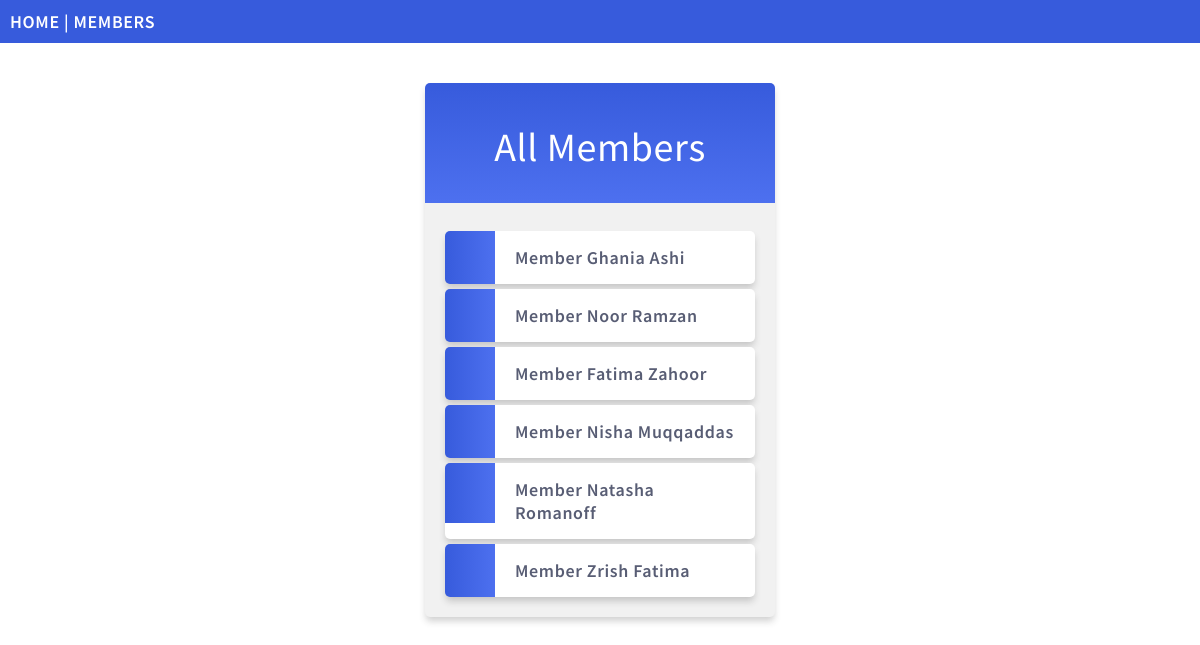
/members/ (signed in), run on the app's committed database.
### members/models.py (models this page shows, shortened)
class Member(models.Model):
    fname = models.CharField(max_length=255)
    lname = models.CharField(max_length=255)
    phone = models.IntegerField(null=True)
    joined_date = models.DateField(null=True)
    slug = models.SlugField(default="", null=False)

### members/views.py (the view)
# urls.py: path('', include('members.urls')),
@login_required(login_url='login')
def members(request):
    allmembers = Member.objects.all().values()
    context = {'allmembers': allmembers,}
    return render(request, "all_members.html", context)

### members/templates/all_members.html (shortened to what this page needs)
{% extends "master.html" %}
{% block content %}
<div class="mycard">
    <h1>All Members</h1>
    <ul>
        {% for x in allmembers %}
        <li onclick="window.location='details/{{ x.slug }}'">
            {% with fun='Member' %}
            {{fun}}
            {% endwith %}
            {{ x.fname }} {{ x.lname }}
        </li>
        {% empty %}
        <li>No Members</li>
        {% endfor %}
    </ul>
</div>
{% endblock %}

### members/templates/master.html (shortened to what this page needs)
{% load static %}
{% load django_bootstrap5 %}
<!DOCTYPE html>
<html lang="en">
<head>
    {% bootstrap_css %}
    <link rel="stylesheet" href="{% static 'styles.css' %}">
</head>
<body>
    <div class="topnav">
        <a href="/">HOME</a> |
        <a href="/members">MEMBERS</a>
    </div>
    {% block content %}
    {% endblock %}
</body>
</html>

### staticfiles/styles.css (style rules this page uses)
body { margin: 0; font: 600 18px 'Source Sans Pro', sans-serif; letter-spacing: 0.64px; color: #585d74; }
.topnav { background-color: #375BDC; color: #ffffff; padding: 10px; }
.topnav a:link, .topnav a:visited { text-decoration: none; color: #ffffff; }
.mycard { background-color: #f1f1f1; background-image: linear-gradient(to bottom, #375BDC, #4D70EF); background-size: 100% 120px; background-repeat: no-repeat; margin: 40px auto; width: 350px; border-radius: 5px; box-shadow: 0 5px 7px -1px rgba(51, 51, 51, 0.23); padding: 20px; }
.mycard h1 { text-align: center; color: #ffffff; margin: 20px 0 60px 0; }
ul { list-style-type: none; padding: 0; margin: 0; }
li { background-color: #ffffff; background-image: linear-gradient(to right, #375BDC, #4D70EF); background-size: 50px 60px; background-repeat: no-repeat; cursor: pointer; transition: transform .25s; border-radius: 5px; box-shadow: 0 5px 7px -1px rgba(51, 51, 51, 0.23); padding: 15px; padding-left: 70px; margin-top: 5px; }
a:link, a:visited { color: #375BDC; }

### data on the page
Member: fun "Member", fname "Ghania", lname "Ashi"
Member: fun "Member", fname "Noor", lname "Ramzan"
Member: fun "Member", fname "Fatima", lname "Zahoor"
Member: fun "Member", fname "Nisha", lname "Muqqaddas"
Member: fun "Member", fname "Natasha", lname "Romanoff"
Member: fun "Member", fname "Zrish", lname "Fatima"
